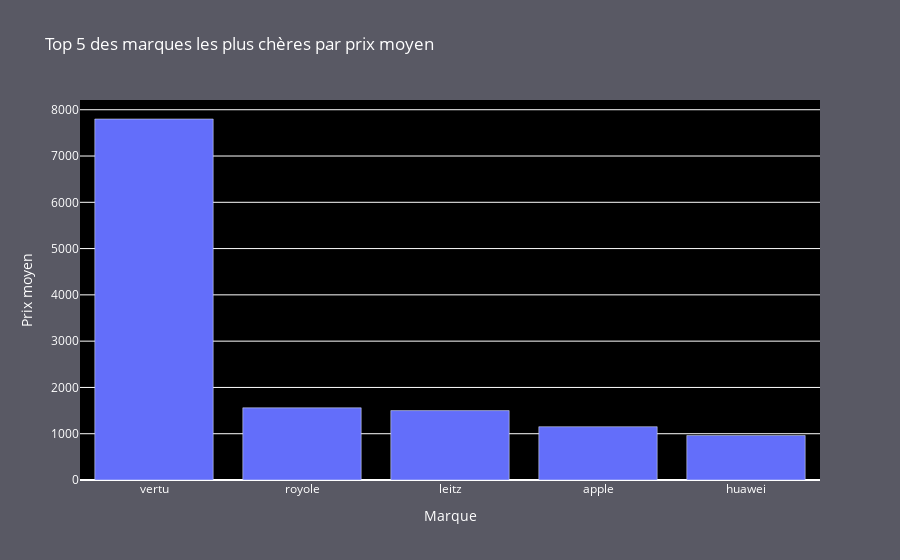

The notebook cell this image was saved under:
### Markdown cell above
Visualisations

### Code cell
# Calculer les prix moyens par marque et trier par ordre décroissant
average_prices = df.groupby('Marque')['Prix'].mean().reset_index()
average_prices = average_prices.sort_values(by='Prix', ascending=False)

# Sélectionner les 5 marques les plus chères
top_5_expensive_brands = average_prices.head(5)

# Créer le graphique à barres avec Plotly
fig = go.Figure()
fig.add_trace(go.Bar(x=top_5_expensive_brands['Marque'], y=top_5_expensive_brands['Prix']))

# Personnaliser le graphique
fig.update_layout(
    title='Top 5 des marques les plus chères par prix moyen',
    xaxis_title='Marque',
    yaxis_title='Prix moyen',
    plot_bgcolor='black',
    paper_bgcolor='#595964',
    font=dict(color='white')
)

# Afficher le graphique dans Colab
pyo.init_notebook_mode(connected=True)
pyo.iplot(fig)

### Figure 1 — Plotly figure (JSON) as saved in the notebook; plotly's stock layout.template omitted (floating-point values rounded to 4 significant figures)
{"data": [{"x": ["vertu", "royole", "leitz", "apple", "huawei"], "y": [7800, 1560.0, 1500.0, 1152.0, 962.1], "type": "bar"}], "layout": {"font": {"color": "white"}, "paper_bgcolor": "#595964", "plot_bgcolor": "black", "title": {"text": "Top 5 des marques les plus chères par prix moyen"}, "xaxis": {"title": {"text": "Marque"}}, "yaxis": {"title": {"text": "Prix moyen"}}}}
